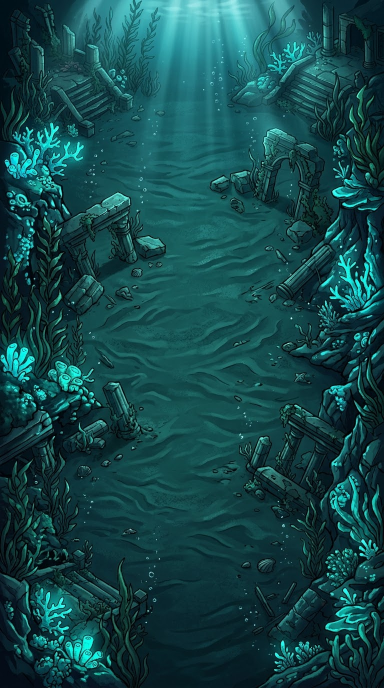
#> input picture art_inbox/bg_abyss.jpg, 768 x 1376 px (shown at 1/2 size)
$ python -i process_art.py   (imports and definitions only)
#> lines starting #> are read from the running program, lines starting #| are printed output that depends on the picture
#!/usr/bin/env python3
"""Turn the generated artwork in art_inbox/ into game sprites in assets/art/.

- Removes the plain white background. Soft glows (fire, frost mist, ghost
  fire) stay semi-transparent ("colour to alpha" on the background region).
- Finds each piece on a sprite sheet, crops it, scales it and saves it with
  a game name.

Usage:  python3 tools/process_art.py        (needs Pillow, numpy, scipy)
"""
from pathlib import Path

import numpy as np
from PIL import Image
from scipy import ndimage

ROOT = Path(__file__).resolve().parent.parent
INBOX = ROOT / "art_inbox"
OUT = ROOT / "assets" / "art"

THEMES = ["ember", "frost", "crypt", "abyss"]  # sheet order: TL, TR, BL, BR
BODY_BLEND = 0.22   # share of the body art cross-faded to make it loop seamlessly
BODY_PAD = 0.08     # wrap-around padding on each side (keep in sync with wyrm.gd)


# [134 lines left out: functions remove_white, pieces, clean, save, fade_right, make_seamless, not called in this run]


def socket_window(path: Path, aspect: float = 1.35) -> None:
    """Crop a body-with-socket piece down to a window centred on the socket."""
#> called with path = '../art_inbox/bg_abyss.jpg', aspect = 1.35
    a = np.asarray(Image.open(path).convert("RGBA")).astype(np.float32)
    h, w, _ = a.shape
#> h = 1376; w = 768
    # The socket is the biggest round, solid dark blob.
    lum = a[..., :3].mean(axis=2)
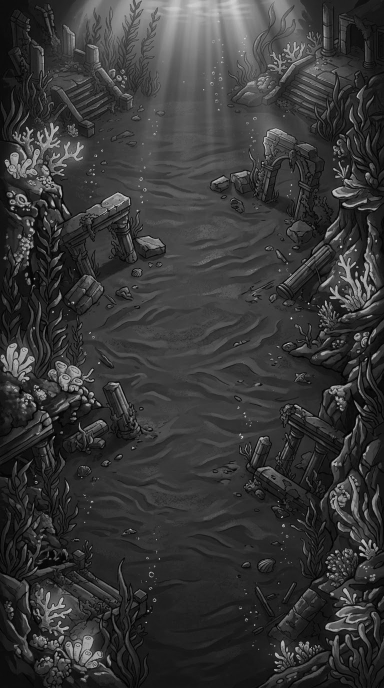
#> lum: shape (1376, 768) float32 (shown at 1/2 size); min 0, max 238.7, mean 55.5
    labels, n = ndimage.label((lum < 70) & (a[..., 3] > 128))
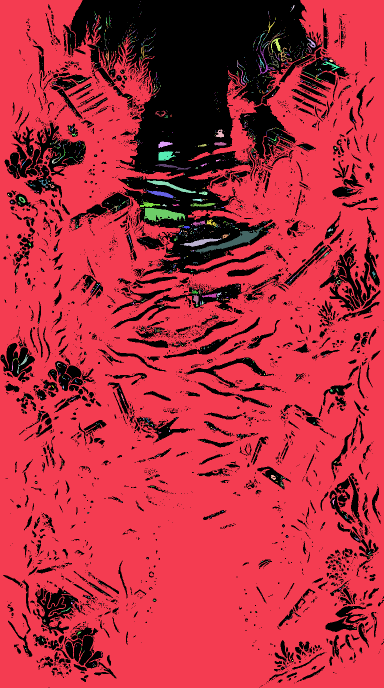
#> labels: shape (1376, 768) int32 (shown at 1/2 size); 2311 distinct labels, from 0 to 2310; one colour per label, 0 black
#> n = 2310
    best, cx = 0.0, w // 2
#> best = 0; cx = 384
    for i, sl in enumerate(ndimage.find_objects(labels)):
        bh, bw = sl[0].stop - sl[0].start, sl[1].stop - sl[1].start
        area = float((labels[sl] == i + 1).sum())
        if bh < h * 0.15 or not 0.7 < bw / bh < 1.4 or area / (bh * bw) < 0.6:
            continue
        if area > best:
            best, cx = area, (sl[1].start + sl[1].stop) // 2
#> this loop made 2310 passes
#> (bh, bw, area) on passes 1, 4, 28: (1376, 768, 777205), (11, 6, 22), (18, 2, 20)
#> after the loop, best = 0; cx = 384
    half = int(h * aspect / 2)
#> half = 928
    x0 = min(max(0, cx - half), max(0, w - 2 * half))
#> x0 = 0
    Image.fromarray(a[:, x0:x0 + 2 * half].astype(np.uint8), "RGBA").save(path)
#> (the run stopped early here; a loop or call above may not have finished)
